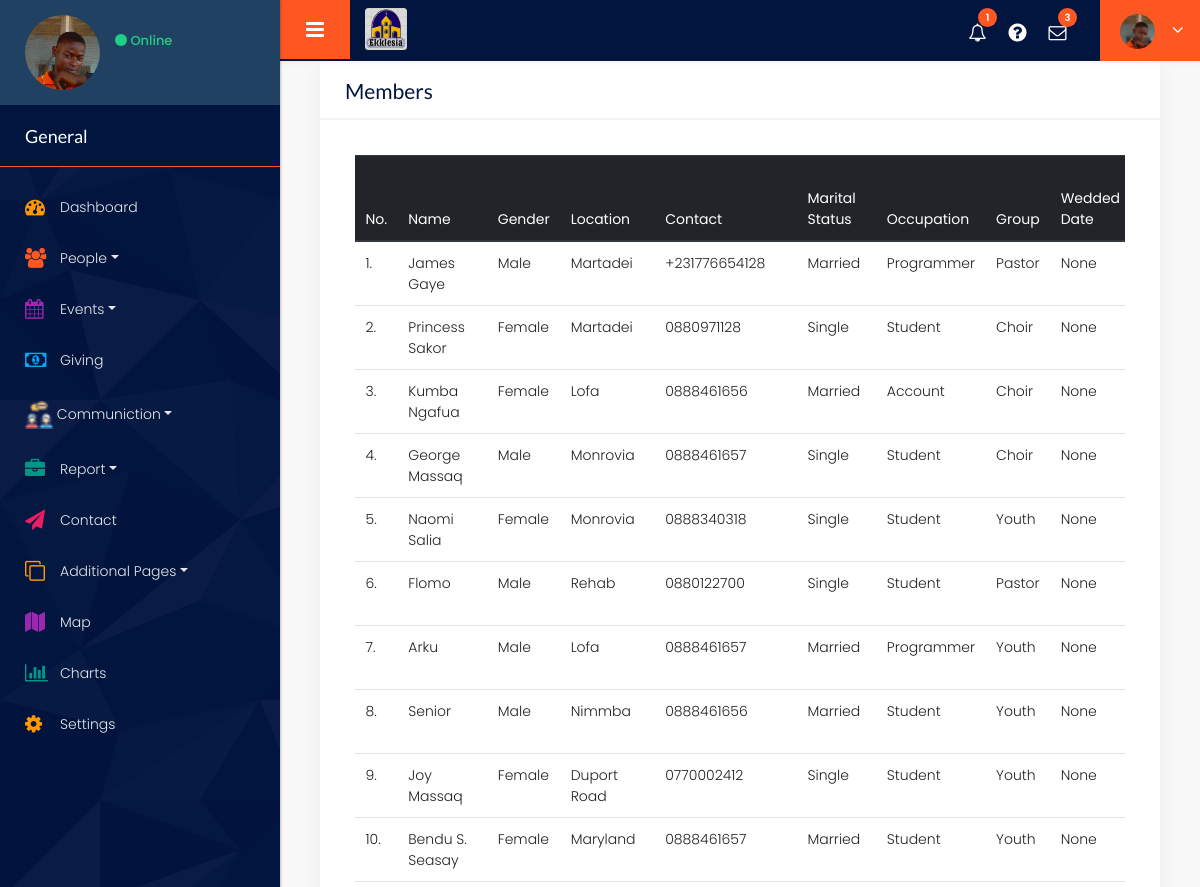
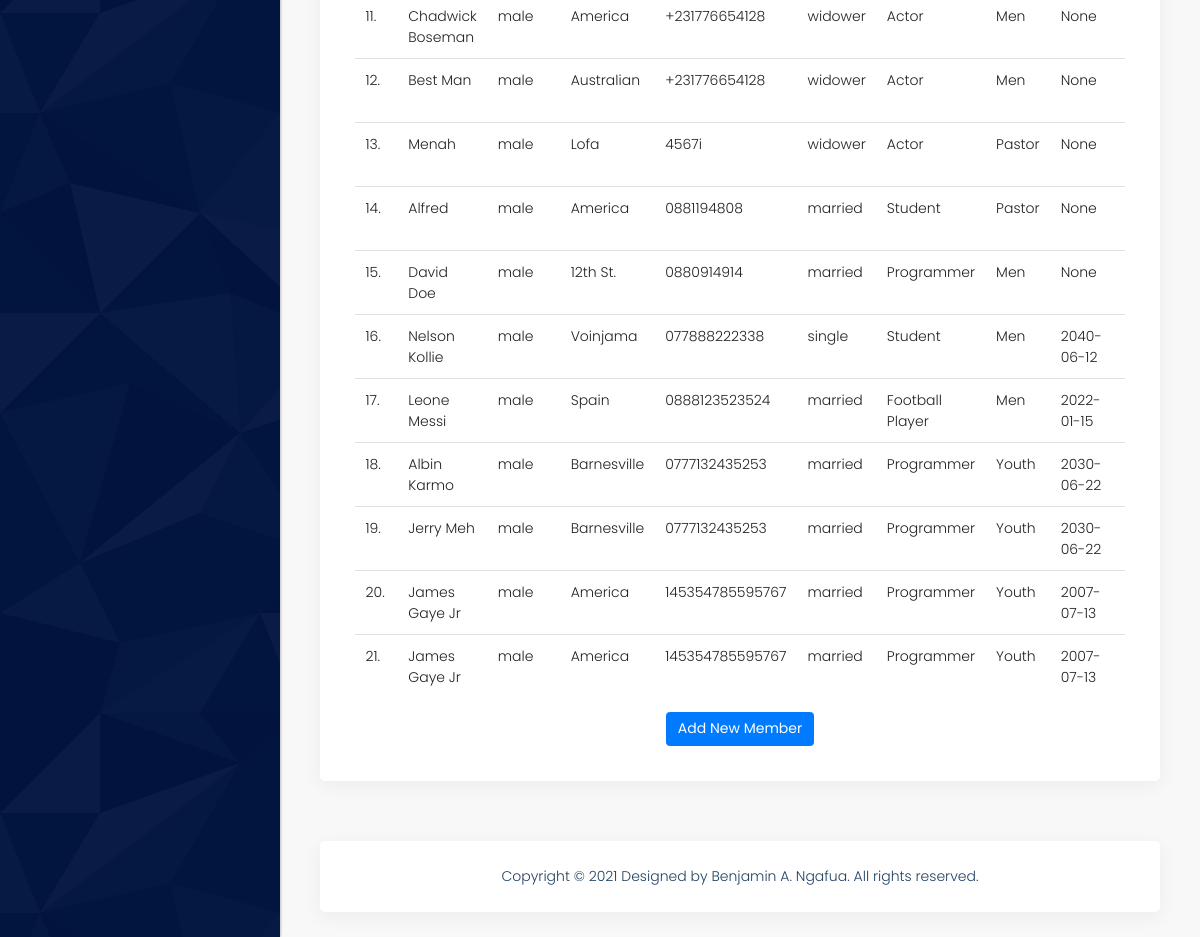
The app's page /member with its own data (2 pictures, top to bottom).
### tables this page shows
CREATE TABLE members (
        id INTEGER NOT NULL, 
        name VARCHAR(150), 
        location VARCHAR(150), 
        department VARCHAR(150), 
        email VARCHAR(100), 
        contact VARCHAR(150), 
        role_play VARCHAR(150), 
        occupation VARCHAR(150), 
        relationship VARCHAR(150), 
        date_of_birth VARCHAR(150), 
        gender VARCHAR(150), 
        joined_date DATETIME, wedding_anniversary TEXT,
PRIMARY KEY (id)
);

### churchAPP/views.py (the view)
@views.route("/member")
def member():
    return seeMember()

### churchAPP/controller.py (called while the page is built)
def seeMember():
    members = db.execute("SELECT * FROM members ORDER BY id")
    return render_template("member.html",members=members)

### churchAPP/views.py (called while the page is built)
@views.app_context_processor
def notifyUpdate():
    notify = len(db.execute("SELECT * FROM offering;"))
    return  dict(notify=notify)

### churchAPP/templates/member.html (shortened to what this page needs)
{% extends "layout.html" %} {% block innerContaint %}
<div class="container-fluid">
    <div class="row">
        <div class="col-md-12">
            <div class="white_shd full margin_bottom_30">
                <div class="full graph_head">
                    <div class="heading1 margin_0">
                        <h2>Members</h2>
                    </div>
                </div>
                <div class="table_section padding_infor_info">
                    <div class="table-responsive-sm">
                        <table class="table">
                            <thead class="thead-dark">
                                <tr>
                                    <th>No.</th>
                                    <th>Name</th>
                                    <th>Gender</th>
                                    <th>Location</th>
                                    <th>Contact</th>
                                    <th>Marital Status</th>
                                    <th>Occupation</th>
                                    <th>Group</th>
                                    <th>Wedded Date</th>
                                </tr>
                            </thead>
                            <tbody>
                                {% for member in members %}
                                <tr>
                                    <td>{{member.id}}.</td>
                                    <td>{{member.name}}</td>
                                    <td>{{member.gender}}</td>
                                    <td>{{member.location}}</td>
                                    <td>{{member.contact}}</td>
                                    <td>{{member.relationship}}</td>
                                    <td>{{member.occupation}}</td>
                                    <td>{{member.department}}</td>
                                    <td>{{member.wedding_anniversary}}</td>
                                </tr>
                                {% endfor %}
                            </tbody>
                        </table>
                        <div class="button_block center"><button type="button" class="btn cur-p btn-primary"><a href="/add-new-member" id="a">Add New Member</a></button></div>
                    </div>
                </div>
            </div>
        </div>
    </div>
</div>
{% endblock %}

### churchAPP/static/style.css (style rules this page uses)
* { margin: 0; padding: 0; outline: none !important; }
html, body { font-size: 14px; font-family: 'Poppins', sans-serif; line-height: normal; font-weight: 300; overflow-x: hidden !important; }
#a { color: #fff !important; }
a { color: #1f1f1f; text-decoration: none !important; outline: none !important; -webkit-transition: all .3s ease-in-out; -moz-transition: all .3s ease-in-out; -ms-transition: all .3s ease-in-out; -o-transition: all .3s ease-in-out; transition: all .3s ease-in-out; }
h1, h2, h3, h4, h5, h6 { letter-spacing: 0; font-weight: normal; position: relative; padding: 0; font-weight: normal; line-height: normal; margin: 0 }
a { color: #898989; text-decoration: none; outline: none; }
a, .btn { text-decoration: none !important; outline: none !important; -webkit-transition: all .3s ease-in-out; -moz-transition: all .3s ease-in-out; -ms-transition: all .3s ease-in-out; -o-transition: all .3s ease-in-out; transition: all .3s ease-in-out; }
.padding_infor_info { padding: 35px 35px; float: left; width: 100%; }
h2 { font-size: 30px; color: #000; line-height: 20px; font-weight: 700; position: relative; }
button, input, select, textarea, option { font-family: 'Poppins', sans-serif; }
.full { width: 100%; float: left; }
.heading1 h2 { line-height: normal; font-size: 21px; font-weight: 400; margin: 0; padding-left: 0; color: #02153f; letter-spacing: 0px; }
.margin_0 { margin: 0 !important; }
.center { display: flex; justify-content: center; }
.graph_head { padding: 18px 25px 15px; float: left; width: 100%; border-bottom: solid #f3f3f3 2px; }
.heading1 { float: left; padding: 0 0 20px 0; width: 100%; margin-top: 50px; }
.graph_head .heading1 { float: left; padding: 0; width: auto; }
.margin_bottom_30 { margin-bottom: 30px; }
.white_shd { background: #fff; box-shadow: 0 5px 20px rgba(0, 0, 0, 0.05); border-radius: 5px; margin-top: 0; }
.btn { font-size: 14px; }
.table thead th { font-weight: 400; }
.table-responsive-sm { overflow: auto; }

### records on screen
members: id "1", name "James Gaye", gender "Male", location "Martadei", contact "+231776654128", relationship "Married", occupation "Programmer", department "Pastor", wedding_anniversary "None"
members: id "2", name "Princess Sakor", gender "Female", location "Martadei", contact "0880971128", relationship "Single", occupation "Student", department "Choir", wedding_anniversary "None"
members: id "3", name "Kumba Ngafua", gender "Female", location "Lofa", contact "0888461656", relationship "Married", occupation "Account", department "Choir", wedding_anniversary "None"
members: id "4", name "George Massaq", gender "Male", location "Monrovia", contact "0888461657", relationship "Single", occupation "Student", department "Choir", wedding_anniversary "None"
members: id "5", name "Naomi Salia", gender "Female", location "Monrovia", contact "0888340318", relationship "Single", occupation "Student", department "Youth", wedding_anniversary "None"
members: id "6", name "Flomo", gender "Male", location "Rehab", contact "0880122700", relationship "Single", occupation "Student", department "Pastor", wedding_anniversary "None"
members: id "7", name "Arku", gender "Male", location "Lofa", contact "0888461657", relationship "Married", occupation "Programmer", department "Youth", wedding_anniversary "None"
members: id "8", name "Senior", gender "Male", location "Nimmba", contact "0888461656", relationship "Married", occupation "Student", department "Youth", wedding_anniversary "None"
members: id "9", name "Joy Massaq", gender "Female", location "Duport Road", contact "0770002412", relationship "Single", occupation "Student", department "Youth", wedding_anniversary "None"
members: id "10", name "Bendu S. Seasay", gender "Female", location "Maryland", contact "0888461657", relationship "Married", occupation "Student", department "Youth", wedding_anniversary "None"
members: id "11", name "Chadwick Boseman", gender "male", location "America", contact "+231776654128", relationship "widower", occupation "Actor", department "Men", wedding_anniversary "None"
members: id "12", name "Best Man", gender "male", location "Australian", contact "+231776654128", relationship "widower", occupation "Actor", department "Men", wedding_anniversary "None"
members: id "13", name "Menah", gender "male", location "Lofa", contact "4567i", relationship "widower", occupation "Actor", department "Pastor", wedding_anniversary "None"
members: id "14", name "Alfred", gender "male", location "America", contact "0881194808", relationship "married", occupation "Student", department "Pastor", wedding_anniversary "None"
members: id "15", name "David Doe", gender "male", location "12th St.", contact "0880914914", relationship "married", occupation "Programmer", department "Men", wedding_anniversary "None"
members: id "16", name "Nelson Kollie", gender "male", location "Voinjama", contact "077888222338", relationship "single", occupation "Student", department "Men", wedding_anniversary "2040-06-12"
members: id "17", name "Leone Messi", gender "male", location "Spain", contact "0888123523524", relationship "married", occupation "Football Player", department "Men", wedding_anniversary "2022-01-15"
members: id "18", name "Albin Karmo", gender "male", location "Barnesville", contact "0777132435253", relationship "married", occupation "Programmer", department "Youth", wedding_anniversary "2030-06-22"
members: id "19", name "Jerry Meh", gender "male", location "Barnesville", contact "0777132435253", relationship "married", occupation "Programmer", department "Youth", wedding_anniversary "2030-06-22"
members: id "20", name "James Gaye Jr", gender "male", location "America", contact "145354785595767", relationship "married", occupation "Programmer", department "Youth", wedding_anniversary "2007-07-13"
members: id "21", name "James Gaye Jr", gender "male", location "America", contact "145354785595767", relationship "married", occupation "Programmer", department "Youth", wedding_anniversary "2007-07-13"

### other values on screen
{{ notify }} "1"
